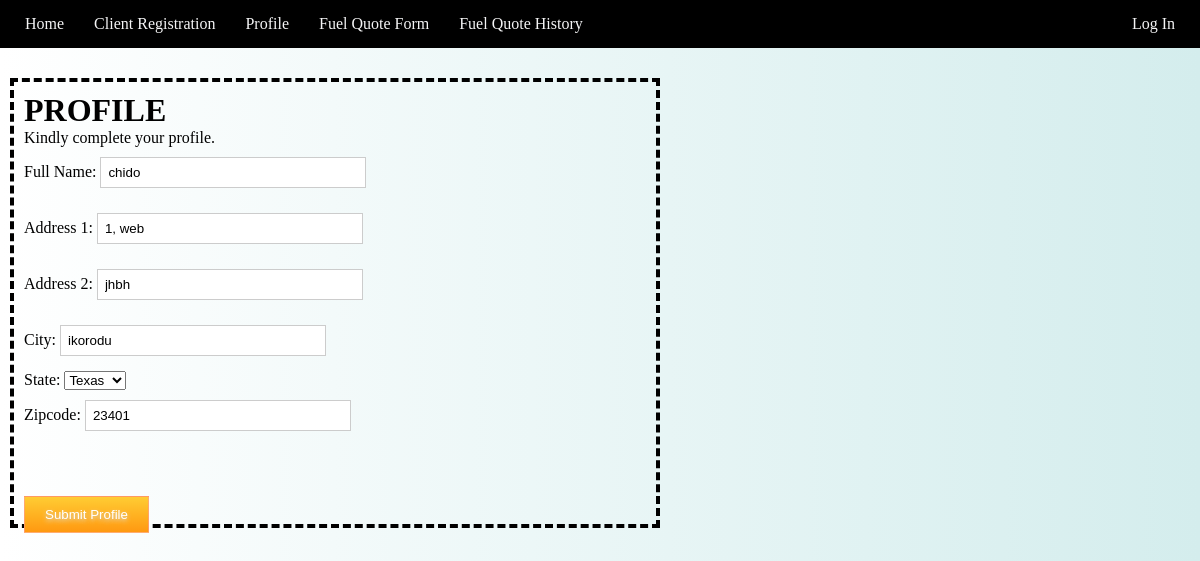
Page /profile/edit/ (signed in) on the committed database.
### app/models.py (models this page shows, shortened)
class Profile(models.Model):
    US_STATES = (('AL', 'Alabama'), ('AK', 'Alaska'), ('AZ', 'Arizona'),
                 ('AR', 'Arkansas'), ('CA', 'California'), ('CO', 'Colorado'),
                 ('CT', 'Connecticut'), ('DE', 'Delaware'), ('DC', 'District of Columbia'),
                 ('FL', 'Florida'), ('GA', 'Georgia'), ('HI', 'Hawaii'), ('ID', 'Idaho'),
                 ('IL', 'Illinois'), ('IN', 'Indiana'), ('IA', 'Iowa'), ('KS', 'Kansas'),
                 ('KY', 'Kentucky'), ('LA', 'Louisiana'), ('ME', 'Maine'), ('MD', 'Maryland'),
                 ('MA', 'Massachusetts'), ('MI', 'Michigan'), ('MN', 'Minnesota'),
                 ('MS', 'Mississippi'), ('MO', 'Missouri'), ('MT', 'Montana'), ('NE', 'Nebraska'),
                 ('NV', 'Nevada'), ('NH', 'New Hampshire'), ('NJ', 'New Jersey'), ('NM', 'New Mexico'),
                 ('NY', 'New York'),
                 ('NC', 'North Carolina'), ('ND', 'North Dakota'), ('OH', 'Ohio'), ('OK', 'Oklahoma'), ('OR', 'Oregon'),
                 ('PA', 'Pennsylvania'), ('RI', 'Rhode Island'), ('SC', 'South Carolina'),
                 ('SD', 'South Dakota'), ('TN', 'Tennessee'), ('TX', 'Texas'), ('UT', 'Utah'),
                 ('VT', 'Vermont'), ('VA', 'Virginia'), ('WA', 'Washington'),
                 ('WV', 'West Virginia'), ('WI', 'Wisconsin'), ('WY', 'Wyoming'))
    user = models.OneToOneField(User, on_delete=models.CASCADE)
    full_Name = models.CharField(max_length=50, default='', blank=False)
    address_1 = models.CharField(max_length=100, default='', blank=False)
    address_2 = models.CharField(max_length=100, default='', blank=True)
    city = models.CharField(max_length=100, default='', blank=False)
    state = models.ForeignKey(State, on_delete=models.CASCADE, null=True, blank=False)
    zipcode = models.CharField(max_length=9, blank=False, default='')

### app/views.py (the view)
# urls.py: path('profile/edit/', views.profile_edit, name='edit_profile'),
@login_required
def profile_edit(request):
    form = ProfileForm(request.POST or None, instance=request.user.profile)
    if request.method == 'POST':
        if form.is_valid():
            form.save()
            return redirect('app:profile')
    context = {
        'form': form
    }
    print(form.errors)
    return render(request, 'app/edit_profile.html', context)

### app/forms.py
class ProfileForm(forms.ModelForm):
    class Meta:
        model = Profile
        fields = ['full_Name', 'address_1', 'address_2', 'city', 'state', 'zipcode']

### app/models.py (called while the page is built)
    def __str__(self):
        return self.name

### templates/app/edit_profile.html (shortened to what this page needs)
{% extends 'base.html' %}
{% load static %}
{% block content %}
    <div id="profile">
        <h1>Profile</h1>
        <p>Kindly complete your profile.</p>
        <label>
            <form method="post">
                {{form.as_p}}
                <button class="button1">Submit Profile</a><br>
            </form>
        </label>
    </div>
{% endblock %}

### static/main.css (style rules this page uses)
* { margin: 0; padding: 0; }
body { background:linear-gradient(to right, rgb(255, 255, 255), rgb(212, 237, 237)); }
#profile { box-sizing: border-box; border: dashed 4px black; width: 650px; height: 450px; margin: 30px 10px; padding: 10px; font-size: 1em; }
.button1 { margin: 50px 0; }
h2,h3,h1,h4 { font-size: 2em; text-transform: uppercase; }
input[type="text"], input[type="password"] { width: 250px; padding: 7px; margin: 10px 0 15px; border: solid 1px #ccc; }
.button, .button1 { background-color: #fc3; background: linear-gradient(#fc3, #f91); color: #fff; text-decoration: none ; padding: 10px 20px; border:solid 1px #f999; text-shadow: 0 2px 4px #ddd; position: relative; }

### rows in the picture
Profile: full_Name "chido", address_1 "1, web", address_2 "jhbh", city "ikorodu", state "Texas", zipcode "23401"
